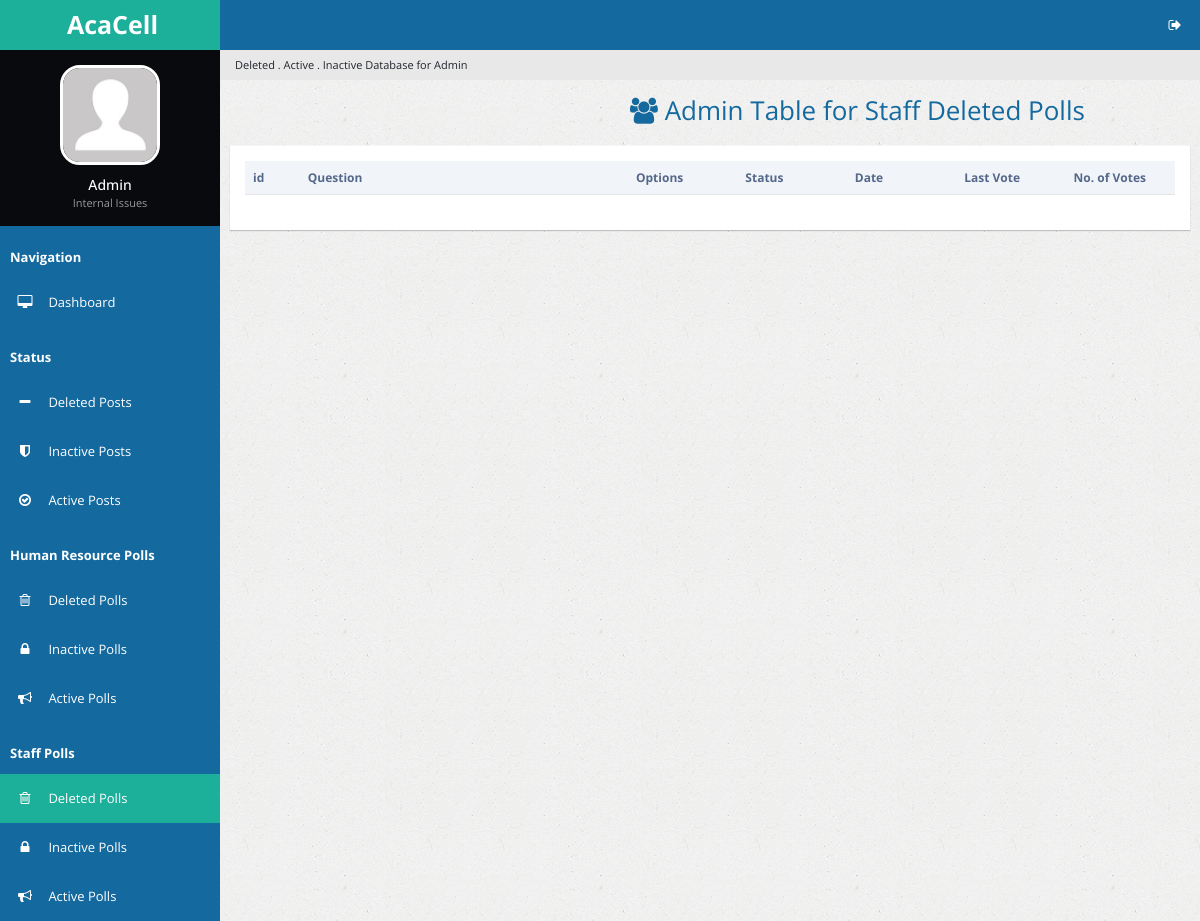
The app's page /staffdelpolls.php (signed in), older data.
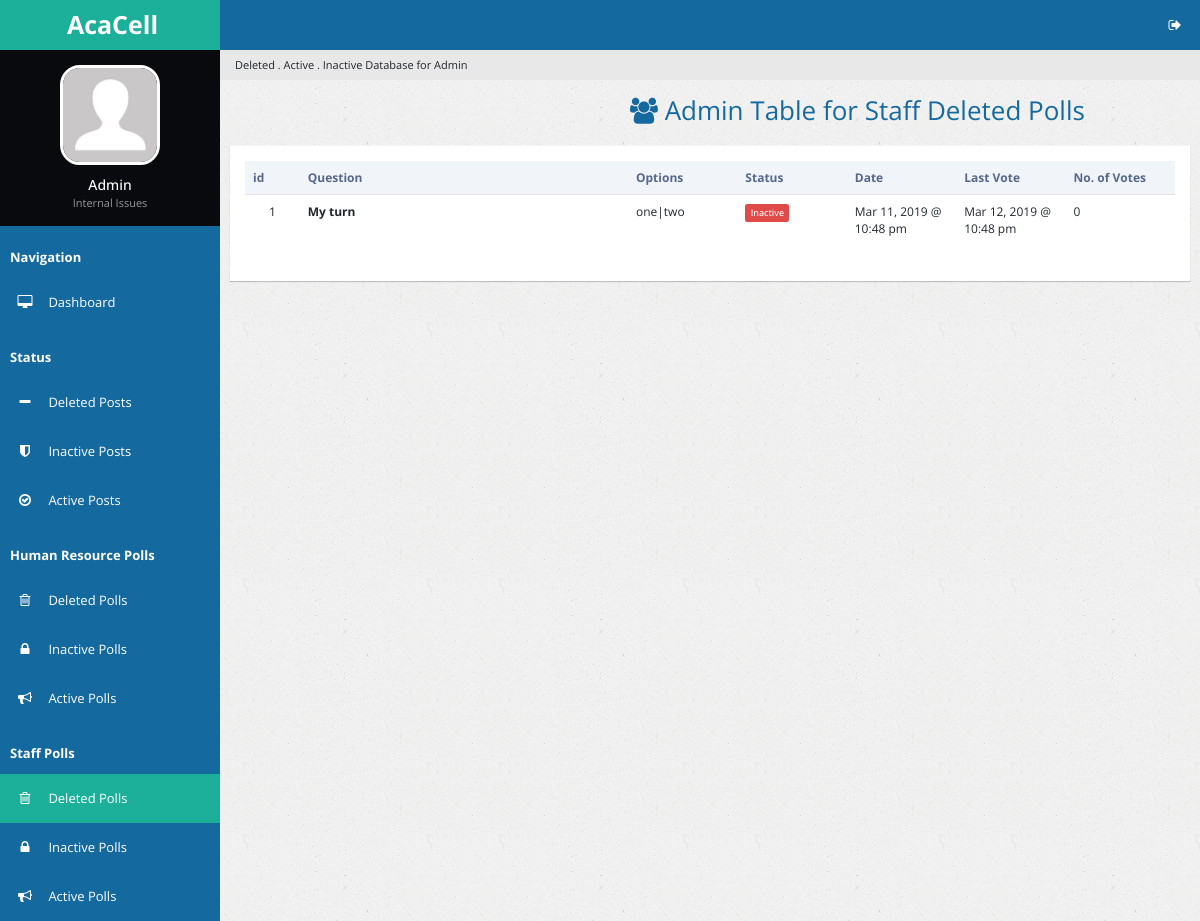
The same page, newer data.
### tables this page shows
CREATE TABLE `del_poll` (
  `del_p_id` int(11) NOT NULL,
  `p_id` int(11) NOT NULL,
  `p_question` text NOT NULL,
  `date_created` double NOT NULL,
  `p_options` varchar(250) NOT NULL,
  `p_votes` varchar(250) NOT NULL,
  `p_number_options` tinyint(4) NOT NULL,
  `date_stop_display` double NOT NULL,
  `p_voters` int(11) NOT NULL,
  `p_last_vote_date` double NOT NULL,
  `u_id` int(11) NOT NULL DEFAULT '0',
  `u_fname` varchar(128) NOT NULL DEFAULT 'HUMAN RESOURCE DIVISION'
);

### staffdelpolls.php (the view, shortened to what the changed rows need)
<?php
    include 'handlers/dbcon.php';
  if (isset($_SESSION['loggedin']) && isset($_SESSION['adminpanel'])) {
?>
<!DOCTYPE html>
<html lang="en">
<head>
        <link rel="stylesheet" type="text/css" id="theme" href="css/theme-default.css"/>
    </head>
    <body>
        <div class="page-container">
            <div class="page-content">
                <div class="page-title">
                    <h2><span class="fa fa-users" style="padding-left: 400px;"></span> Admin Table for Staff Deleted Polls</h2>
                </div>
                <div class="page-content-wrap">
                    <div class="row">
                        <div class="col-md-12">
                            <div class="panel panel-default">
                                <div class="panel-body">
                                    <table id="customers2" class="table datatable">
                                        <thead>
                                          <tr>
                                              <th width="50">id</th>
                                              <th width="300">Question</th>
                                              <th width="100">Options</th>
                                              <th width="100">Status</th>
                                              <th width="100">Date</th>
                                              <th width="100">Last Vote</th>
                                              <th width="100">No. of Votes</th>
                                          </tr>
                                        </thead>
                                        <tbody>
                                          <?php
                                            $sql_delpolldisplay = "SELECT * FROM del_poll WHERE u_id > 0";
                                            $success_delpolldisplay = mysqli_query($link, $sql_delpolldisplay);
                                            $cur_time = time();
                                            if ($success_delpolldisplay->num_rows > 0) {
                                              $i = 1;
                                              while($rows = $success_delpolldisplay->fetch_assoc()){
                                          ?>
                                                <tr id="trow<?php echo $rows['del_p_id']; ?>">
                                                  <td class="text-center"> <?php echo $i; ?> </td>
                                                  <td><strong><?php echo $rows['p_question']; ?></strong></td>
                                                  <td><?php echo $rows['p_options']; ?></td>
                                                  <td><?php
                                                    if ($cur_time < $rows['date_stop_display']) {
                                                      echo "<span class='label label-success'>Active</span>";
                                                    }
                                                    elseif ($cur_time > $rows['date_stop_display']){
                                                      echo "<span class='label label-danger'>Inactive</span>";
                                                    } ?>
                                                    </td>
                                                    <td><?php echo date("M d, Y @ h:i a", $rows['date_created']); ?></td>
                                                    <td><?php echo date("M d, Y @ h:i a", $rows['date_stop_display']); ?></td>
                                                    <td><?php echo $rows['p_voters']; ?></td>
                                                </tr>
                                          <?php
                                                $i++;
                                                }
                                              }
                                          ?>
                                            </tbody>
                                    </table>
                                </div>
                            </div>
                        </div>
                    </div>
                </div>
            </div>
        </div>
    </body>
</html>
<?php
}else {
  header('location:admin.php');
}
 ?>

Row changes from the older to the newer data that the page shows:
added del_poll: p_question "My turn", p_options "one|two", shows "Inactive", date_created "Mar 11, 2019 @ 10:48 pm", date_stop_display "Mar 12, 2019 @ 10:48 pm", p_voters "0"
